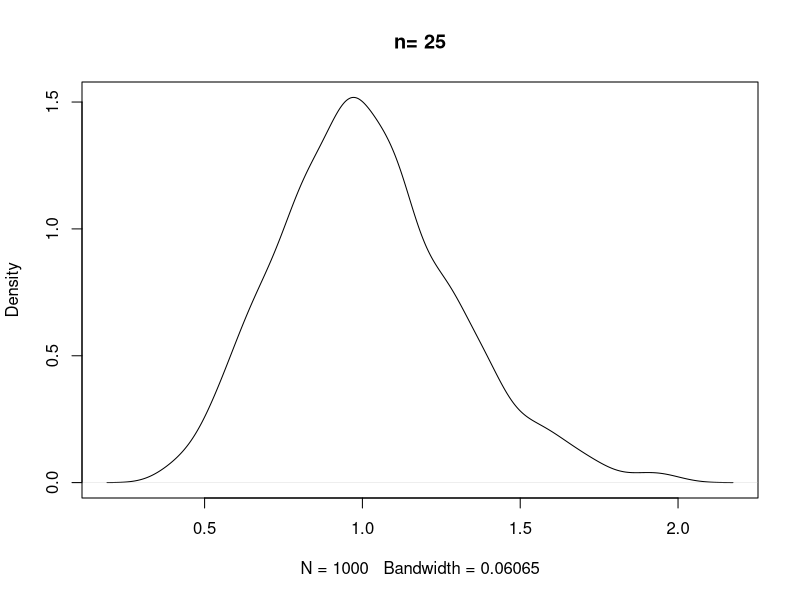
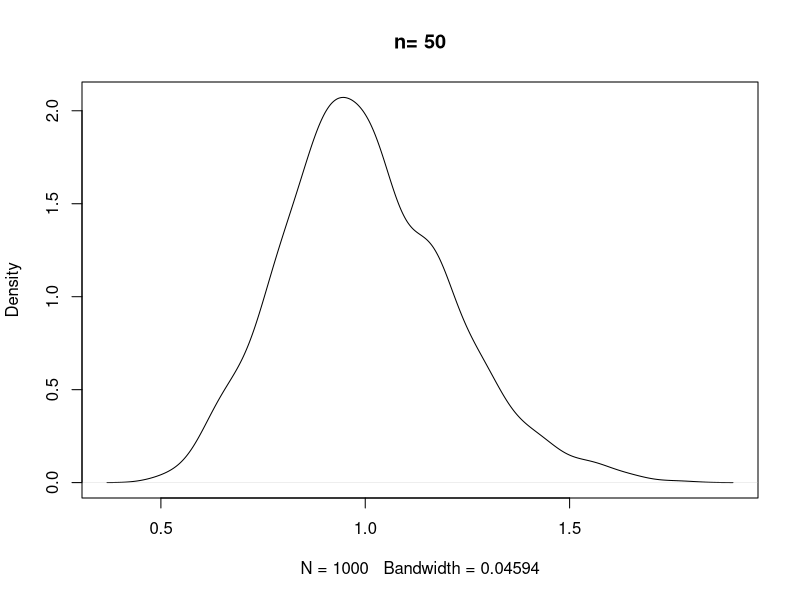
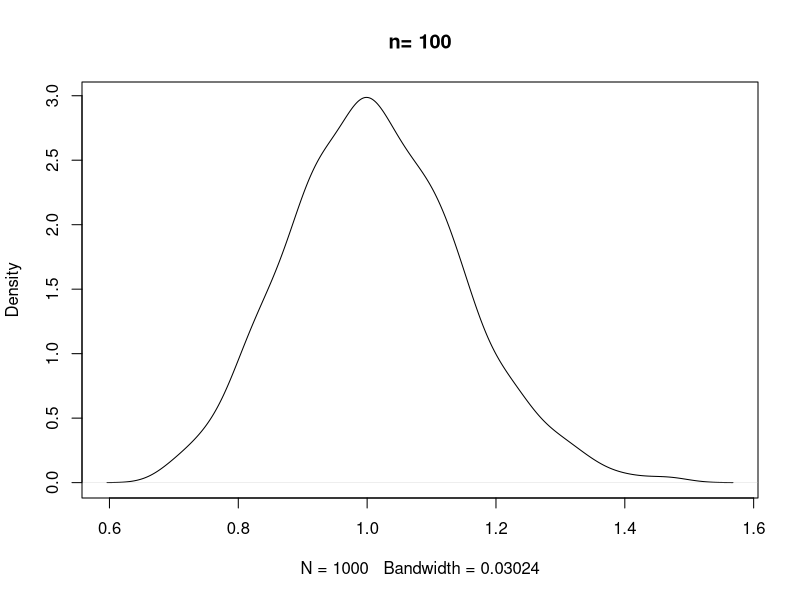

Source code (R) for these figures, in order:
## ---- chunk 1
knitr::opts_chunk$set(echo = TRUE)
## ---- chunk 2
xx <- rnorm(1000000, 1, 1)

for (size in c(25, 50, 100)) {
  sampvar <- NULL
  for (i in 1:1000) {
    sampvar <- c(sampvar, var(sample(xx, size, replace = T)))
  }
  plot(density(sampvar), main = paste("n=", size))
}
